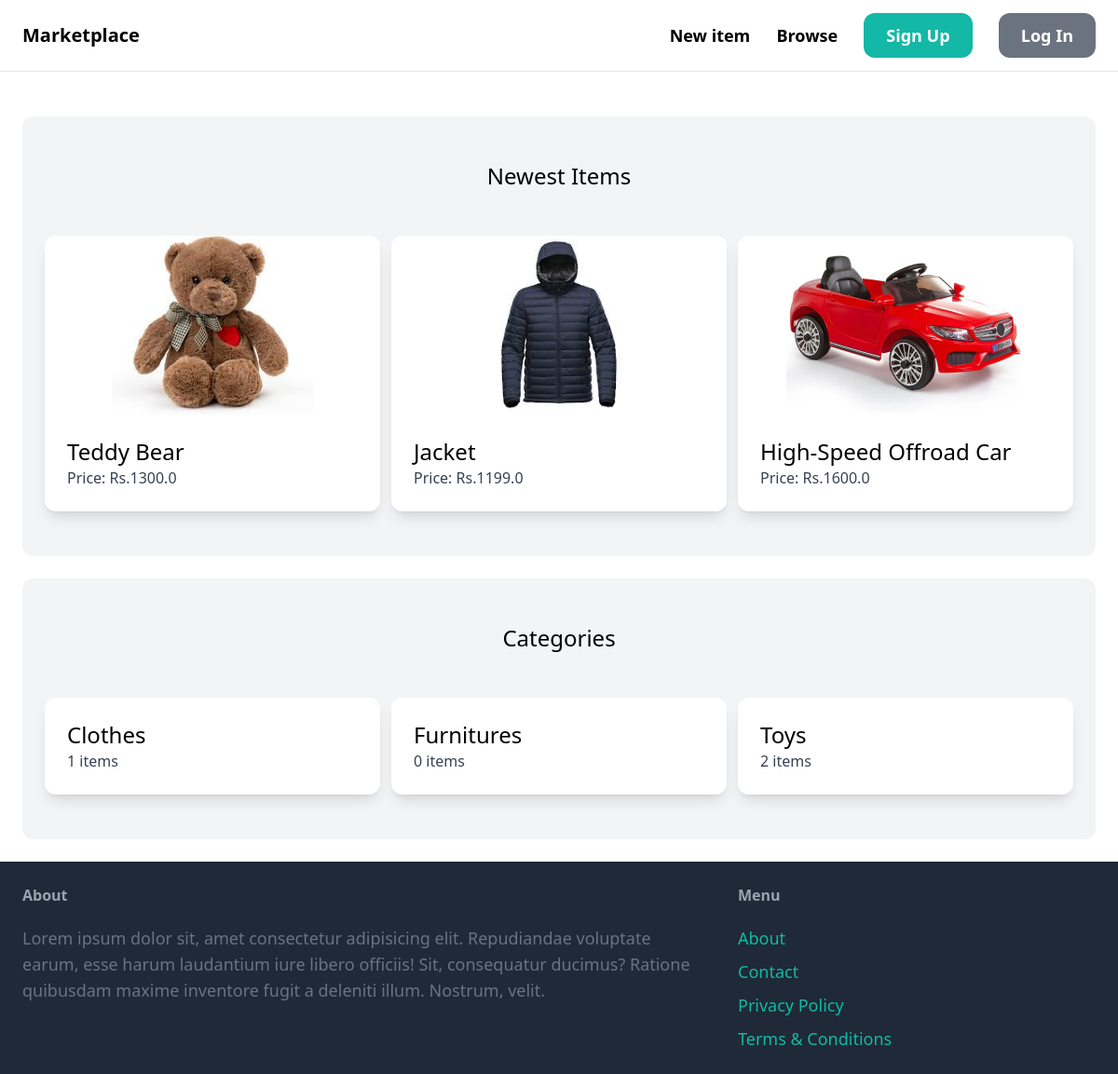
The page / on the database its author committed.
### item/models.py (models this page shows, shortened)
class Item(models.Model):
    category = models.ForeignKey(Category,related_name='items',on_delete=models.CASCADE)
    name= models.CharField(max_length=255)
    description = models.TextField(blank=True, null=True)
    price = models.FloatField()
    image = models.ImageField(blank=True,upload_to='item_images', null=True)
    is_sold = models.BooleanField(default=False)
    created_by = models.ForeignKey(User, related_name='items',on_delete=models.CASCADE)
    created_at = models.DateTimeField(auto_now_add= True)

class Category(models.Model):
    name =  models.CharField(max_length=255)
    class Meta:
        ordering = ('name',)
        verbose_name_plural = 'Categories'

### core/views.py (the view)
# urls.py: path('',views.index,name='index'),
def index(request):
    items = Item.objects.filter(is_sold=False)[0:6]
    categories = Category.objects.all()
    return render(request, 'core/index.html',{
        'categories': categories,
        'items': items,
    })

### core/templates/core/index.html (shortened to what this page needs)
{% extends 'core/base.html' %}
{% block content %}
<div class="mt-6 px-6 py-12 bg-gray-100 rounded-xl">
    <h2 class="mb-12 text-2xl text-center">Newest Items</h2>
    <div class="grid grid-cols-3 gap-3">
        {% for item in items %}
        <div class="flex flex-col justify-between rounded-xl overflow-hidden bg-white shadow-lg">
            <a href="{% url 'item:detail' item.id %}" class="flex flex-col">
                <div class="bg-white flex items-center justify-center w-full h-48">
                    <img src="{{ item.image.url }}" alt="{{ item.name }}" class="object-contain h-full">
                </div>
                <div class="p-6">
                    <h2 class="text-2xl">{{ item.name }}</h2>
                    <p class="text-gray-700">Price: Rs.{{ item.price }}</p>
                </div>
            </a>
        </div>
        {% endfor %}
    </div>
</div>
<div class="mt-6 px-6 py-12 bg-gray-100 rounded-xl">
    <h2 class="mb-12 text-2xl text-center">Categories</h2>
    <div class="grid grid-cols-3 gap-3">
        {%for category in categories%}
        <div class="flex flex-col justify-between rounded-xl overflow-hidden bg-white shadow-lg">
            <a href="#" class="flex flex-col">
                <div class="p-6">
                    <h2 class="text-2xl">{{ category.name }}</h2>
                    <p class="text-gray-700">{{category.items.count}} items</p>
                </div>
            </a>
        </div>
        {% endfor %}
    </div>
</div>
{% endblock %}

### core/templates/core/base.html (shortened to what this page needs)
<!DOCTYPE html>
<html lang="en">
<head>
  <script src="https://cdn.tailwindcss.com"></script>
</head>
<body>
  <nav class="py-6 px-6 flex justify-between items-center border-b border-gray-200">
    <a href="/" class="text-xl font-semibold">Marketplace</a>
    <div class="space-x-6">
      <a href="#" class="text-lg font-semibold hover:text-gray-500">New item</a>
      <a href="#" class="text-lg font-semibold hover:text-gray-500">Browse</a>
      {%if request.user.is_authenticated %}
        <a href="#  " class="px-6 py-3 text-lg font-semibold bg-teal-500 text-white rounded-xl hover:bg-teal-700">Inbox</a>
        <a href="#" class="px-6 py-3 text-lg font-semibold bg-gray-500 text-white rounded-xl hover:bg-gray-700">Dashboard</a>
      {% else %}
        <a href="{% url 'core:signup'%}" class="px-6 py-3 text-lg font-semibold bg-teal-500 text-white rounded-xl hover:bg-teal-700">Sign Up</a>
        <a href="{% url 'core:login'%}" class="px-6 py-3 text-lg font-semibold bg-gray-500 text-white rounded-xl hover:bg-gray-700">Log In</a>
      {% endif %}
    </div>
  </nav>
  <div class="px-6 py-6">{% block content %}{% endblock %}</div>
  <footer class="py-6 px-6 flex justify-between bg-gray-800">
    <div class="w-2/3 pr-10">
      <h3 class="mb-5 font-semibold text-gray-400">About</h3>
      <p class="text-lg text-gray-500">Lorem ipsum dolor sit, amet consectetur adipisicing elit. Repudiandae voluptate earum, esse harum laudantium iure libero officiis! Sit, consequatur ducimus? Ratione quibusdam maxime inventore fugit a deleniti illum. Nostrum, velit.</p>
    </div>
    <div class="w-1/3 ">
      <h3 class="mb-5 font-semibold text-gray-400">Menu</h3>
      <ul class="space-y-2">
        <li><a href="#" class="text-lg text-teal-500 hover:text-teal-700">About</a></li>
        <li><a href="{% url 'core:contact' %}" class="text-lg text-teal-500 hover:text-teal-700">Contact</a></li>
        <li><a href="#" class="text-lg text-teal-500 hover:text-teal-700">Privacy Policy</a></li>
        <li><a href="#" class="text-lg text-teal-500 hover:text-teal-700">Terms & Conditions</a></li>
      </ul>
    </div>
  </footer>
</body>
</html>

### rows shown on the page
Item: image (picture), name "Teddy Bear", price "1300.0"
Item: image (picture), name "Jacket", price "1199.0"
Item: image (picture), name "High-Speed Offroad Car", price "1600.0"
Category: name "Clothes", items.count "1"
Category: name "Furnitures", items.count "0"
Category: name "Toys", items.count "2"
